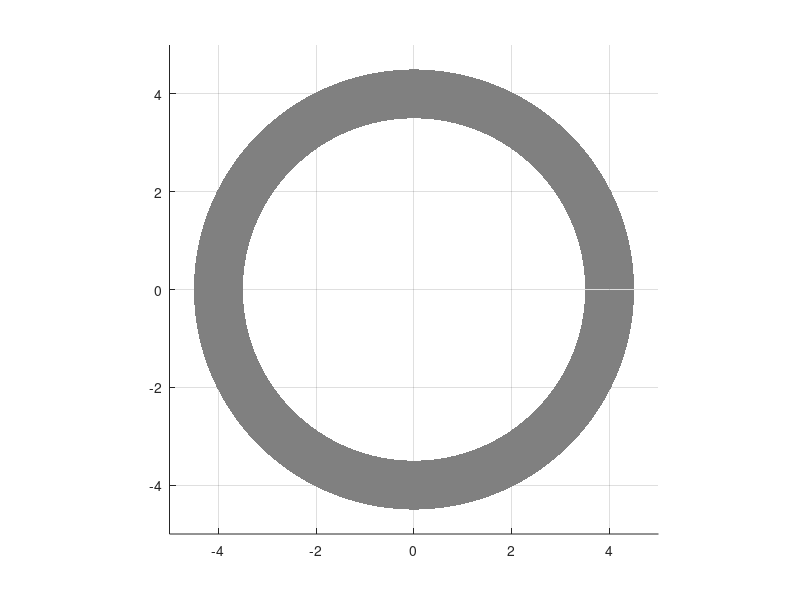

Recreate this plot in MATLAB. (Note: this script raises an error after producing the figure.)
function test_vehicle_rrt
    rng(1);
    dt = 0.2;
    SIZE = 0.5;
    R = 4;
    W = 1;
    
    map = figure;
    hold on;
    axis([-R-W,R+W,-R-W,R+W]);
    axis equal;
    grid on;
    
    theta1 = 0.:0.01:2*pi;
    theta2 = 2*pi:-0.01:0;
    xs = [cos(theta1)*(R+W/2) cos(theta2)*(R-W/2)];
    ys = [sin(theta1)*(R+W/2) sin(theta2)*(R-W/2)];
    patch(xs, ys, [0. 0. 0.], 'FaceColor', [0.5 0.5 0.5], 'EdgeColor', 'none');

    % For drawing purposes
%     for i=1:N
%         x1 = cos(2*pi*(i-1)/N)*R;
%         y1 = sin(2*pi*(i-1)/N)*R;
%         x2 = cos(2*pi*i/N)*R;
%         y2 = sin(2*pi*i/N)*R;
%         env.add_road(Road([x1 y1], [x2 y2], W, 'both'));
%     end

    rot = @(theta) [cos(theta) -sin(theta); sin(theta) cos(theta)];

    M = 10;
    
    obstacles = {};
    
    for i = 1:M
        theta = 2*pi*(i-1)/M;
        obstacles{end+1} = rot(pi+pi/10+theta)*[-W/2 0 W/2; R-W R R-W];
        obstacles{end+1} = rot(pi+pi/10+pi/10+theta)*[-W/2 0 W/2; R+W R R+W];
    end
    
    for i = 1:length(obstacles)
        patch(obstacles{i}(1, :), obstacles{i}(2, :), '', 'EdgeColor', 'none', 'FaceColor', [1. 0.5 0]);
    end
        
    function result = safe(state)
        x = state(1:2);
        result = true;
        if norm(x)>R+W/2-SIZE/2
            result = false;
        end
        if norm(x)<R-W/2+SIZE/2
            result = false;
        end
        for k = 1:length(obstacles)
            tsum = 0;
            for j = 1:size(obstacles{k}, 2)
                p = obstacles{k}(:, j) - x(1:2);
                p = p(1)+p(2)*1i;
                q = obstacles{k}(:, mod(j, size(obstacles{k}, 2))+1) - x(1:2);
                q = q(1)+q(2)*1i;
                tsum = tsum + atan2(imag(q/p), real(q/p));
            end
            if abs(tsum)<0.1
                continue
            end
            result = false;
        end
    end
    
    function result = next(x)
        result = [x(1)+x(4)*cos(x(3))*dt; x(2)+x(4)*sin(x(3))*dt; x(3); x(4)];
    end
%     for i = 1:M
%         theta = 2*pi*(i-1)/M;
%         env.add_obstacle(VehicleObstacle(rot(pi+pi/10+theta)*[-W/2 0 W/2; R-W R-W/5 R-W]));
%         env.add_obstacle(VehicleObstacle(rot(pi+pi/10+pi/10+theta)*[-W/2 0 W/2; R+W R+W/5 R+W]));
%     end

    %objective = @(x0, t0, dt) Sum(@(t) x(t, 1)*x0(2)-x(t, 2)*x0(1));
    %sys.set_dyn_objective(objective);

    % Remain inside roads
%     N = 20;
%     sys.add_constraint(always(P('norm(x(t, 1:2))<=R+W/2-SIZE/2'), 3*dt, inf));
%     p = [];
%     for i=1:N
%         theta = 2*pi*i/N;
%         q = P('cos(theta)*x(t, 1)+sin(theta)*x(t, 2)>=R-W/2+SIZE/2');
%         if i==1
%             p = q;
%         else
%             p = or(p, q);
%         end
%     end
    %sys.add_constraint(always(p, 3*dt, inf));

    % Avoid obstacles
%     for i=1:numel(env.obstacles)
%         points = env.obstacles(i).points;
%         cons = [];
%         for j=1:size(points, 2)
%             p = points(:, j)';
%             q = points(:, mod(j, size(points, 2))+1)';
%             v = [p(2)-q(2) q(1)-p(1)];
%             v = v / norm(v);
%             C = P('(x(t, 1)-p(1))*v(1)+(x(t, 2)-p(2))*v(2)<=-SIZE/3');
%             if j==1
%                 cons = C;
%             else
%                 cons = or(cons, C);
%             end
%         end
%         %sys.add_constraint(always(cons, 3*dt, inf));
%     end

    % Initial conditions
%     sys.add_constraint(P('x(0)==[0; -R; 0; 0.5]'));
%     sys.add_constraint(P('u(0)==0'));

    start = [rot(pi/30)*[0; -R]; 0; 1];
    finish = [0; R; pi; 1];
    
    start_arrow = quiver(0, 0, 0, 0, 0, 'LineWidth', 5);
    goal_arrow = quiver(0, 0, 0, 0, 0, 'LineWidth', 5);
    
    function update_arrow(arrow, x)
        set(arrow, 'XData', x(1));
        set(arrow, 'YData', x(2));
        set(arrow, 'UData', cos(x(3))*x(4)*0.5);
        set(arrow, 'VData', sin(x(3))*x(4)*0.5);
    end

    RRT = {};
    
    function n = node(x, uprev, iprev)
        n.x = x;
        n.uprev = uprev;
        n.iprev = iprev;
    end

    RRT{end+1} = node(start, [], -1);
    
    function result = dist(x1, x2)
        result = abs(x1(1)-x2(1))+abs(x1(2)-x2(2))+0.03*abs(x1(3)-x2(3))+0.03*abs(x1(4)-x2(4));
    end

%     function result = dist2(x1, x2)
%         %result = norm(x1(1:2)-x2(1:2))^2;
%         [t1, r1] = cart2pol(x1(1), x1(2));
%         [t2, r2] = cart2pol(x2(1), x2(2));
%         dtheta = t2-t1;
%         while dtheta<0
%             dtheta = dtheta + pi;
%         end
%         result = ((r1-r2))^2+(2*R*dtheta)^2;
%     end
    
    function istart = closest(x)
        istart = -1;
        for j=1:length(RRT)
            if ~safe(RRT{j}.x) || ~safe(next(RRT{j}.x)) || ~safe(next(next(RRT{j}.x)))
                continue
            end
            if ~safe((RRT{j}.x+x)/2.)
                continue
            end
            dtheta = -cart2pol(RRT{j}.x(1), RRT{j}.x(2))+cart2pol(x(1), x(2));
            while dtheta<0
                dtheta = dtheta + 2*pi;
            end
            if dtheta > pi
                continue
            end
            if istart == -1 || dist(RRT{j}.x, x)<dist(RRT{istart}.x, x)
                istart = j;
            end
        end
    end
    
    function route(goal, istart)
        if nargin<=1
            istart = closest(goal);
        end
        if istart == -1
            return
        end
        update_arrow(start_arrow, RRT{istart}.x);
        update_arrow(goal_arrow, goal);
        t1 = 0;
        t2 = 1;
        xstart = RRT{istart}.x;
        sys = Vehicle(dt, SIZE);
        [x, u, ~] = sys.signals();
        sys.add_constraint(always(P(@(t, dt) abs(u(t, 1))<=1)));
        sys.add_constraint(always(P(@(t, dt) abs(u(t, 2))<=2)));
        sys.add_constraint(always(P(@(t, dt) abs(x(t, 4))<=1)));
        sys.add_constraint(P(@(t, dt) x(t1)==xstart));
        sys.set_objective(Sum(@(t, dt) dist(x(t), goal)));
        %try
            iprev = istart;
            sys.initialize(t1);
            for t=t1:dt:t2
                sys.find_control(5, t);
                sys.advance(t);
                if ~safe(sys.history.x(:, end))
                    return
                end
                newx = sys.history.x(:, end);
                if norm(newx(1:2)-goal(1:2))<0.1
                    break
                end
                RRT{end+1} = node(newx, sys.history.u(:, end), iprev);
                plot([sys.history.x(1, end), RRT{iprev}.x(1)], [sys.history.x(2, end), RRT{iprev}.x(2)], 'm');
                iprev = length(RRT);
            end
        %catch
        %    return
        %end
    end

    function x = random_point()
        while true
            x = [(rand()*2.-1)*(R+W); (rand()*2.-1)*(R+W); 0; rand()*2.];
            x(3) = atan2(x(1), -x(2))+rand();
            while x(3)>pi
                x(3) = x(3)-pi;
            end
            while x(3)<-pi
                x(3) = x(3)+pi;
            end
            if safe(x)
                break;
            end
        end
    end

    

    %route(finish, 1);
    while true
        route(random_point());
    end
    %route(finish);
    
    %sys.add_constraint(P(@(t, dt) x(2)==final));

    %env.fig_dir = 'loop_with_obstacles';
    %env.run_closed_loop(20, 0, 0.3);
    %env.save_movie('loop_with_obstacles.avi', 2);

end